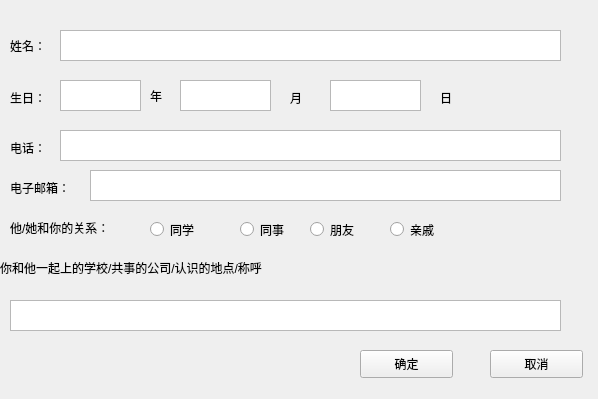
<?xml version="1.0" encoding="UTF-8"?>
<ui version="4.0">
 <class>cout_person</class>
 <widget class="QWidget" name="cout_person">
  <property name="geometry">
   <rect>
    <x>0</x>
    <y>0</y>
    <width>598</width>
    <height>399</height>
   </rect>
  </property>
  <property name="windowTitle">
   <string>录入信息</string>
  </property>
  <widget class="QLabel" name="label">
   <property name="geometry">
    <rect>
     <x>10</x>
     <y>10</y>
     <width>101</width>
     <height>71</height>
    </rect>
   </property>
   <property name="text">
    <string>姓名：</string>
   </property>
  </widget>
  <widget class="QLabel" name="label_2">
   <property name="geometry">
    <rect>
     <x>10</x>
     <y>90</y>
     <width>72</width>
     <height>15</height>
    </rect>
   </property>
   <property name="text">
    <string>生日：</string>
   </property>
  </widget>
  <widget class="QLabel" name="label_3">
   <property name="geometry">
    <rect>
     <x>10</x>
     <y>140</y>
     <width>72</width>
     <height>15</height>
    </rect>
   </property>
   <property name="text">
    <string>电话：</string>
   </property>
  </widget>
  <widget class="QLabel" name="label_4">
   <property name="geometry">
    <rect>
     <x>10</x>
     <y>180</y>
     <width>72</width>
     <height>15</height>
    </rect>
   </property>
   <property name="text">
    <string>电子邮箱：</string>
   </property>
  </widget>
  <widget class="QPushButton" name="pushButton">
   <property name="geometry">
    <rect>
     <x>360</x>
     <y>350</y>
     <width>93</width>
     <height>28</height>
    </rect>
   </property>
   <property name="text">
    <string>确定</string>
   </property>
  </widget>
  <widget class="QPushButton" name="pushButton_2">
   <property name="geometry">
    <rect>
     <x>490</x>
     <y>350</y>
     <width>93</width>
     <height>28</height>
    </rect>
   </property>
   <property name="text">
    <string>取消</string>
   </property>
  </widget>
  <widget class="QTextEdit" name="name">
   <property name="geometry">
    <rect>
     <x>60</x>
     <y>30</y>
     <width>501</width>
     <height>31</height>
    </rect>
   </property>
  </widget>
  <widget class="QTextEdit" name="year">
   <property name="geometry">
    <rect>
     <x>60</x>
     <y>80</y>
     <width>81</width>
     <height>31</height>
    </rect>
   </property>
  </widget>
  <widget class="QTextEdit" name="day">
   <property name="geometry">
    <rect>
     <x>330</x>
     <y>80</y>
     <width>91</width>
     <height>31</height>
    </rect>
   </property>
  </widget>
  <widget class="QTextEdit" name="month">
   <property name="geometry">
    <rect>
     <x>180</x>
     <y>80</y>
     <width>91</width>
     <height>31</height>
    </rect>
   </property>
  </widget>
  <widget class="QTextEdit" name="phone">
   <property name="geometry">
    <rect>
     <x>60</x>
     <y>130</y>
     <width>501</width>
     <height>31</height>
    </rect>
   </property>
  </widget>
  <widget class="QTextEdit" name="email">
   <property name="geometry">
    <rect>
     <x>90</x>
     <y>170</y>
     <width>471</width>
     <height>31</height>
    </rect>
   </property>
  </widget>
  <widget class="QLabel" name="label_5">
   <property name="geometry">
    <rect>
     <x>150</x>
     <y>80</y>
     <width>21</width>
     <height>31</height>
    </rect>
   </property>
   <property name="text">
    <string>年</string>
   </property>
  </widget>
  <widget class="QLabel" name="label_6">
   <property name="geometry">
    <rect>
     <x>290</x>
     <y>90</y>
     <width>72</width>
     <height>15</height>
    </rect>
   </property>
   <property name="text">
    <string>月</string>
   </property>
  </widget>
  <widget class="QLabel" name="label_7">
   <property name="geometry">
    <rect>
     <x>440</x>
     <y>90</y>
     <width>72</width>
     <height>15</height>
    </rect>
   </property>
   <property name="text">
    <string>日</string>
   </property>
  </widget>
  <widget class="QLabel" name="label_8">
   <property name="geometry">
    <rect>
     <x>0</x>
     <y>260</y>
     <width>421</width>
     <height>16</height>
    </rect>
   </property>
   <property name="text">
    <string>你和他一起上的学校/共事的公司/认识的地点/称呼</string>
   </property>
  </widget>
  <widget class="QTextEdit" name="scpc">
   <property name="geometry">
    <rect>
     <x>10</x>
     <y>300</y>
     <width>551</width>
     <height>31</height>
    </rect>
   </property>
  </widget>
  <widget class="QRadioButton" name="classmate">
   <property name="geometry">
    <rect>
     <x>150</x>
     <y>220</y>
     <width>61</width>
     <height>19</height>
    </rect>
   </property>
   <property name="text">
    <string>同学</string>
   </property>
  </widget>
  <widget class="QRadioButton" name="collaege">
   <property name="geometry">
    <rect>
     <x>240</x>
     <y>220</y>
     <width>61</width>
     <height>19</height>
    </rect>
   </property>
   <property name="text">
    <string>同事</string>
   </property>
  </widget>
  <widget class="QRadioButton" name="the_friend">
   <property name="geometry">
    <rect>
     <x>310</x>
     <y>220</y>
     <width>71</width>
     <height>19</height>
    </rect>
   </property>
   <property name="text">
    <string>朋友</string>
   </property>
  </widget>
  <widget class="QRadioButton" name="relative">
   <property name="geometry">
    <rect>
     <x>390</x>
     <y>220</y>
     <width>61</width>
     <height>19</height>
    </rect>
   </property>
   <property name="text">
    <string>亲戚</string>
   </property>
  </widget>
  <widget class="QLabel" name="label_9">
   <property name="geometry">
    <rect>
     <x>10</x>
     <y>220</y>
     <width>131</width>
     <height>16</height>
    </rect>
   </property>
   <property name="text">
    <string>他/她和你的关系：</string>
   </property>
  </widget>
 </widget>
 <resources/>
 <connections/>
</ui>
